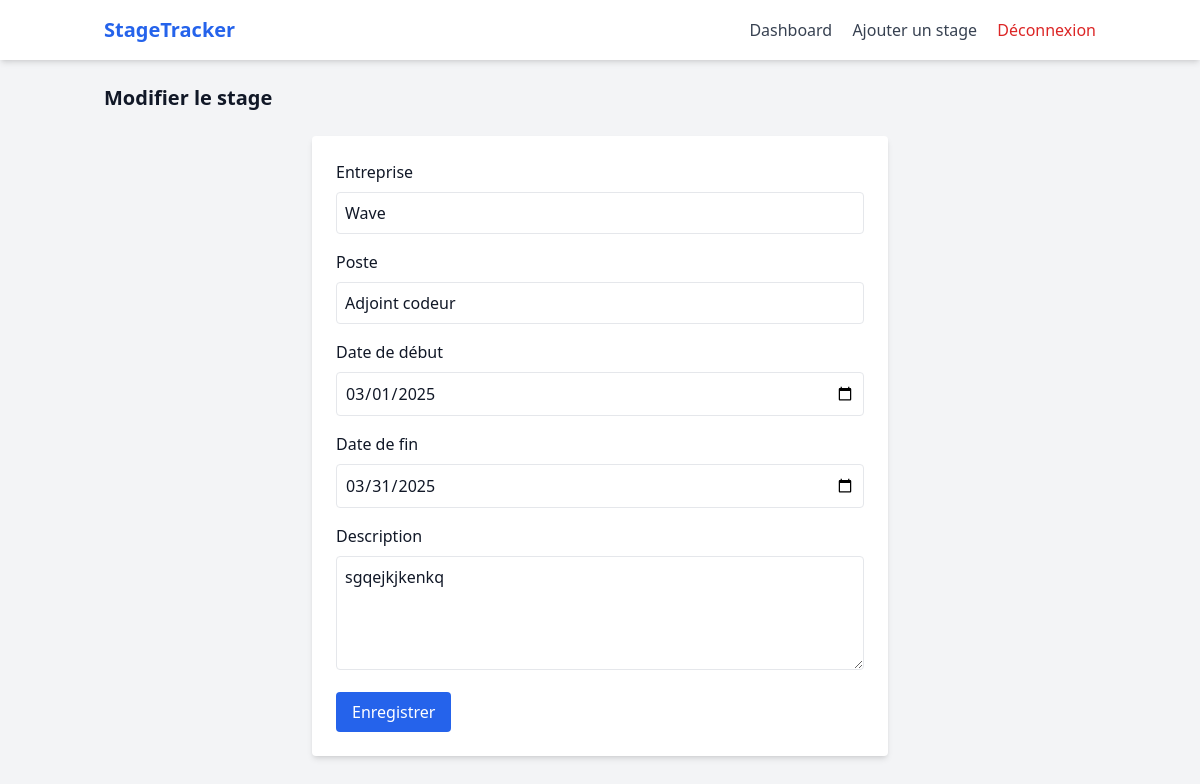
The app's page /stage/edit/1 (signed in) with its own data.
### app/models/stage.py (models this page shows)
class Stage(db.Model):
    id = db.Column(db.Integer, primary_key=True)
    entreprise = db.Column(db.String(150), nullable=False)
    poste = db.Column(db.String(100), nullable=False)
    debut = db.Column(db.Date, nullable=False)  # <- bien en db.Date
    fin = db.Column(db.Date)
    description = db.Column(db.Text)
    user_id = db.Column(db.Integer, db.ForeignKey('user.id'), nullable=False)

### app.py (the view, shortened to what this page needs)
@app.route('/stage/edit/<int:id>', methods=['GET', 'POST'])
@login_required
def modifier_stage(id):
    stage = Stage.query.get_or_404(id)
    if stage.user_id != current_user.id:
        flash("Accès non autorisé", "danger")
        return redirect(url_for('dashboard'))
    return render_template('modifier_stage.html', stage=stage)

### app/__init__.py (called while the page is built)
def create_app():
    app = Flask(__name__)
    app.config['SECRET_KEY'] = 'supersecretkey'
    app.config['SQLALCHEMY_DATABASE_URI'] = 'sqlite:///stagetracker.db'
    db.init_app(app)
    login_manager.init_app(app)
    bcrypt.init_app(app)
    login_manager.login_view = 'login'
    from app.models.user import User
    @login_manager.user_loader
    def load_user(user_id):
        return User.query.get(int(user_id))
    return app

### app/templates/modifier_stage.html (shortened to what this page needs)
{% extends 'base.html' %}
{% block content %}
<h2 class="text-xl font-semibold mb-6">Modifier le stage</h2>
<form method="POST" class="bg-white p-6 rounded shadow-md max-w-xl mx-auto">
    <label class="block mb-2">Entreprise</label>
    <input type="text" name="entreprise" value="{{ stage.entreprise }}" required class="w-full mb-4 p-2 border rounded">
    <label class="block mb-2">Poste</label>
    <input type="text" name="poste" value="{{ stage.poste }}" required class="w-full mb-4 p-2 border rounded">
    <label class="block mb-2">Date de début</label>
    <input type="date" name="debut" value="{{ stage.debut }}" required class="w-full mb-4 p-2 border rounded">
    <label class="block mb-2">Date de fin</label>
    <input type="date" name="fin" value="{{ stage.fin }}" class="w-full mb-4 p-2 border rounded">
    <label class="block mb-2">Description</label>
    <textarea name="description" rows="4" class="w-full mb-4 p-2 border rounded">{{ stage.description }}</textarea>
    <button type="submit" class="bg-blue-600 text-white px-4 py-2 rounded hover:bg-blue-700">Enregistrer</button>
</form>
{% endblock %}

### records on screen
Stage: entreprise "Wave", poste "Adjoint codeur", debut "03/01/2025", fin "03/31/2025", description "sgqejkjkenkq"
